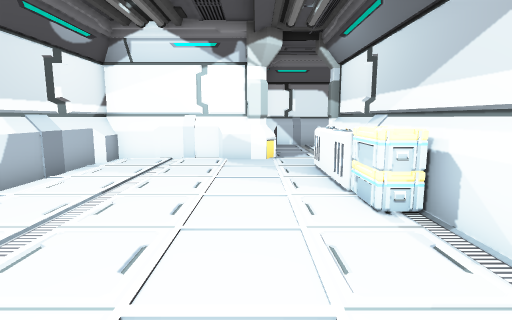
[1] (above)

17 first-person views from a walk through a Unity game level. The camera is 1.4 m above the floor, tilts 8° down and sees 80° across. The floor is counted in squares, 1 m on a side. Each view is taken from the middle of a square. On the plan, view 1 faces up. The plan holds only what a view shows up to about 14 squares ahead; the rest is blank. The place goes on beyond the plan. The player character is not drawn. Some surface patterns are stand-ins.

[2]
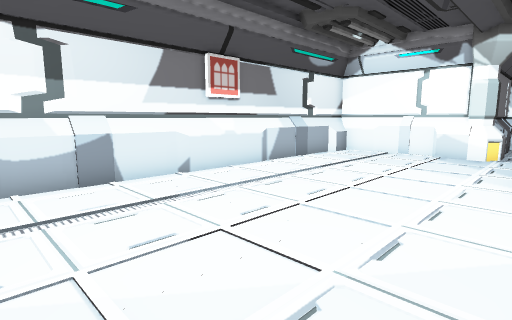

[3]
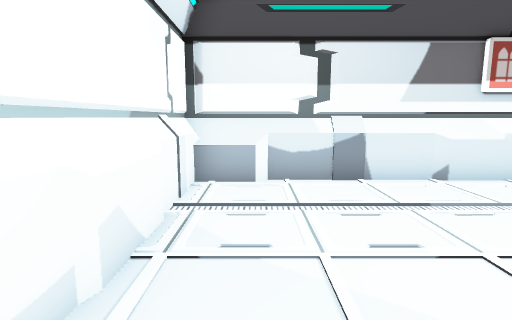

[4]
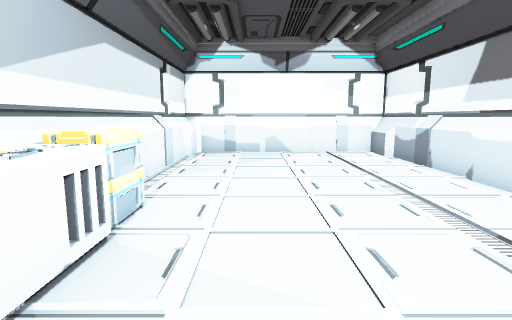

[5]
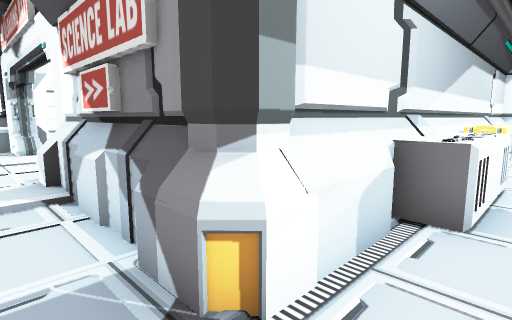

[6]
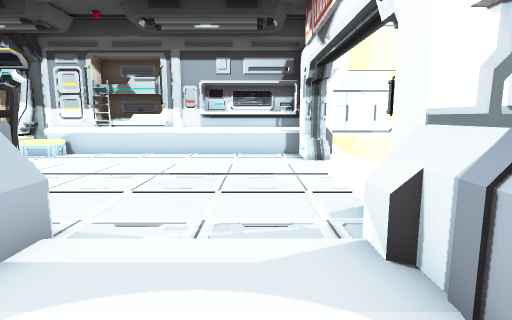

[7]
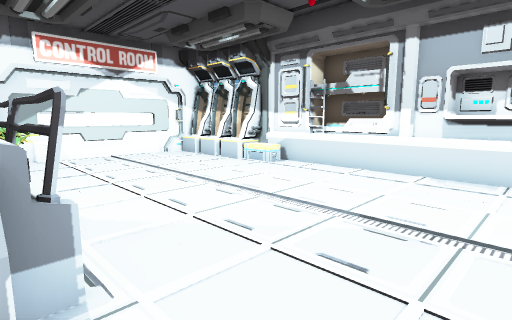

[8]
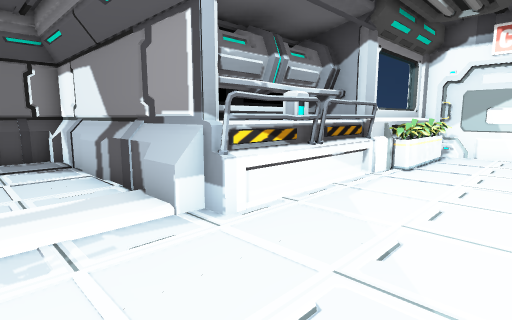

[9]
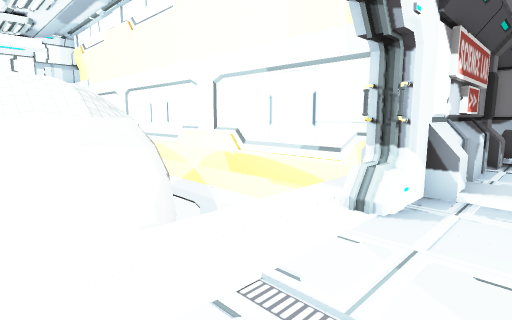

[10]
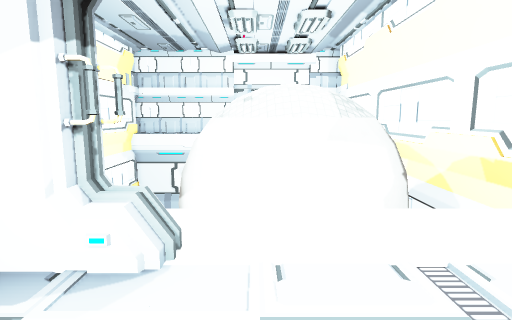

[11]
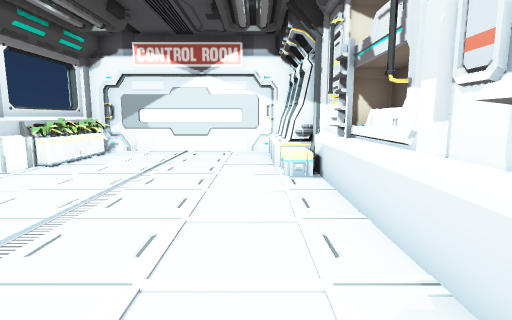

[12]
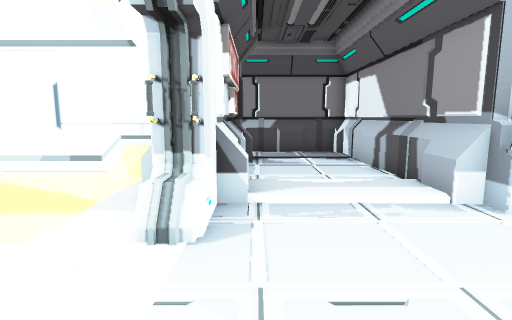

[13]
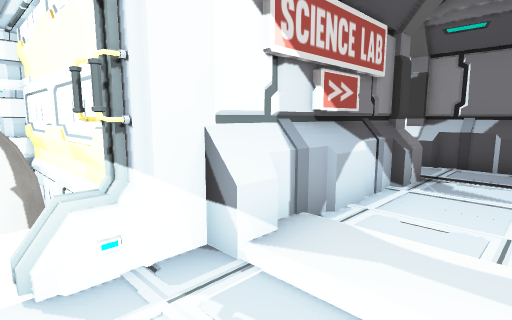

[14]
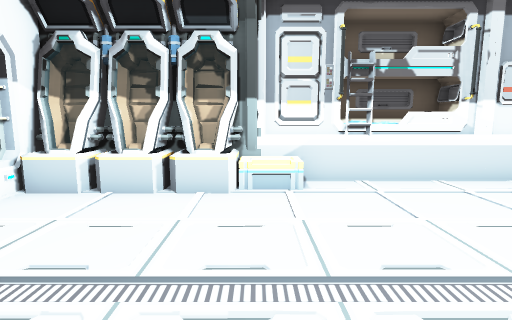

[15]
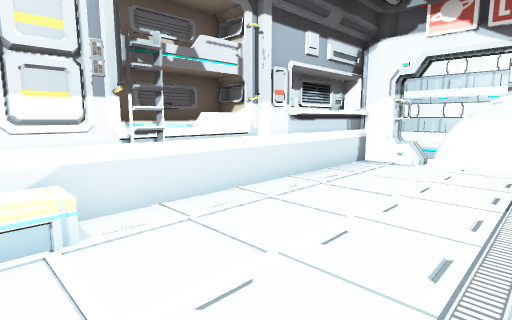

[16]
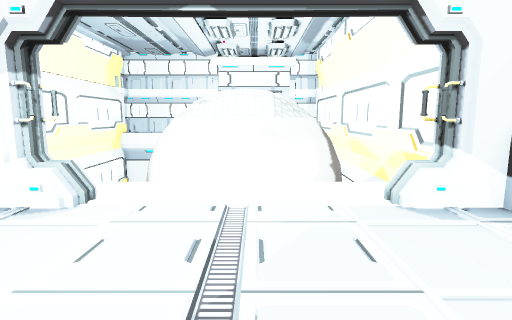

[17]
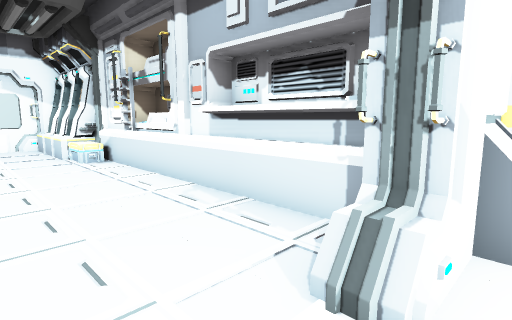

### Floor plan
Key: @ floor where view 1 was taken; # wall or solid block; . main floor; : floor 0.25 m higher than the main floor; / step, stairs or slope; = window, fence, low wall or low ledge; ^ raised ledge; v drop or lower ground; P pillar; C crate; S sword; B bed; O other object.
Columns run from 5 left of view 1 to 19 right of it. Each row starts with its distance up from view 1.
 26              ##########
 25              #O......=#
 24              #O......##
 23              #O......##
 22              #O......=#
 21              ##......C#
 20              #.......CB
 19             ##........BB
 18             ##........BB
 17            ##^........BB
 16      #########........BB
 15      #=.....:=........O
 14      #......:/........O
 13      #......:/........O
 12      #..P...:/........O
 11 ######..#######.....O###
 10 #...#P..# P  #........##P
  9 #.......###vvvvvvvvvvv
  8 #......O# #
  7 #......O# #
  6 #......S# #     vvvv
  5 #......C# #    v=##=v
  4 #.......# #   v######v
  3 #.......# #  v##    ##v
  2 #.......# #  v#      #v
  1 #.......# #  v#
  0 #....@..# #
 -1 #.......# #
 -2 #.......#
 -3 #.......#
 -4 #########

Where each view was taken, in squares from view 1:
view 1: 0 up, 0 right, facing up
view 2: 2 down, 2 right, facing up-left
view 3: 2 down, 2 right, facing left
view 4: 9 up, 0 right, facing down
view 5: 13 up, 1 right, facing down-right
view 6: 13 up, 5 right, facing right
view 7: 13 up, 8 right, facing up-right
view 8: 13 up, 12 right, facing up-left
view 9: 13 up, 14 right, facing down-left
view 10: 14 up, 14 right, facing down
view 11: 13 up, 15 right, facing up
view 12: 12 up, 13 right, facing left
view 13: 14 up, 10 right, facing down-left
view 14: 21 up, 10 right, facing right
view 15: 21 up, 12 right, facing down-right
view 16: 16 up, 12 right, facing down
view 17: 10 up, 13 right, facing up-right
